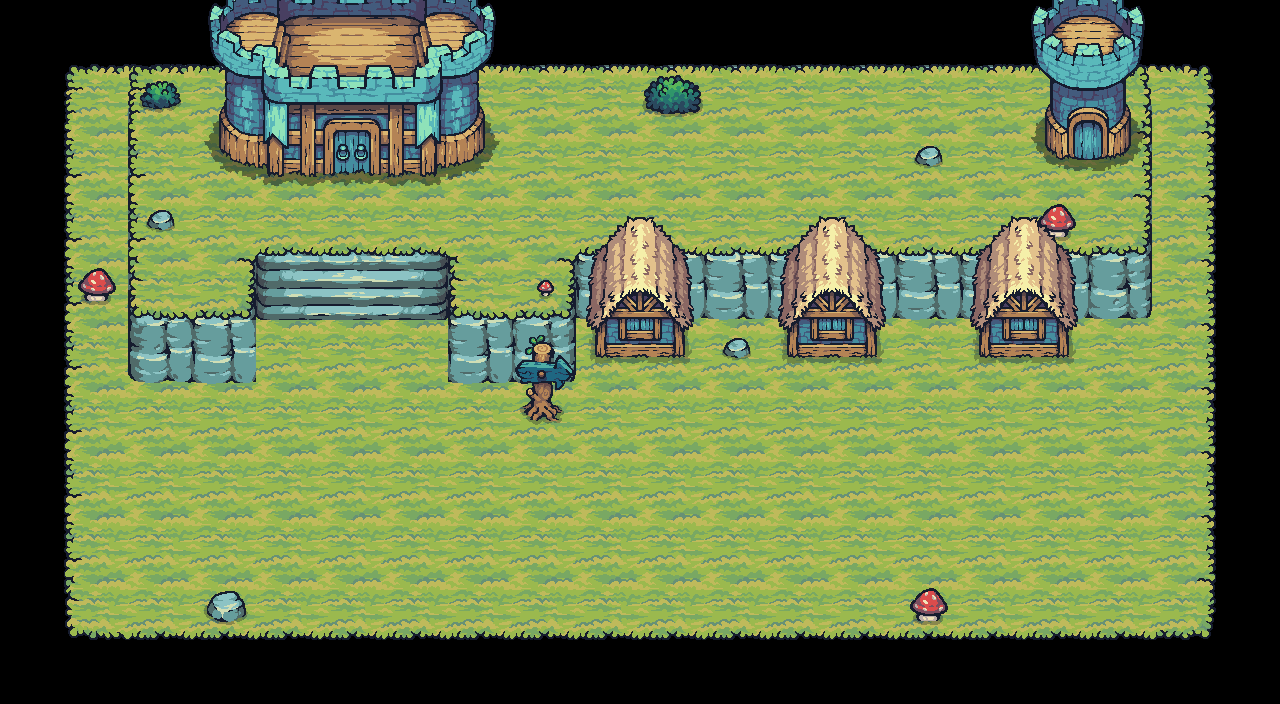

This game map was drawn from its Tiled (.tmx) file and the tilesets committed beside it. A one-line description and the trimmed map source follow:
An orthogonal 20x11 tile map with 64x64 px tiles, 4 tile layers (Flat, Elevation, Flat2, Deco), 6 tilesets and 3 objects.

<map version="1.10" tiledversion="1.10.2" orientation="orthogonal" renderorder="right-up" width="20" height="11" tilewidth="64" tileheight="64" infinite="0" nextlayerid="8" nextobjectid="8">
 <editorsettings>
  <export target="World0.json" format="json" />
 </editorsettings>
 <tileset firstgid="1" name="Flat" tilewidth="64" tileheight="64" tilecount="40" columns="10">
  <image source="assets/Terrain/Ground/Tilemap_Flat.png" width="640" height="256" />
 </tileset>
 <tileset firstgid="41" name="Elevation" tilewidth="64" tileheight="64" tilecount="32" columns="4">
  <image source="assets/Terrain/Ground/Tilemap_Elevation.png" width="256" height="512" />
 </tileset>
 <tileset firstgid="73" name="Shadows" tilewidth="192" tileheight="192" tilecount="1" columns="1">
  <image source="assets/Terrain/Ground/Shadows.png" width="192" height="192" />
 </tileset>
 <tileset firstgid="74" name="Deco" tilewidth="192" tileheight="192" tilecount="18" columns="0">
  <grid orientation="orthogonal" width="1" height="1" />
  <tile id="0">
   <image width="64" height="64" source="assets/Deco/01.png" />
   <objectgroup draworder="index" id="2">
    <object id="2" x="25.6642" y="24.4088" width="16.1796" height="16.7375">
     <ellipse />
    </object>
   </objectgroup>
  </tile>
  <tile id="1">
   <image width="64" height="64" source="assets/Deco/02.png" />
  </tile>
  <tile id="2">
   <image width="64" height="64" source="assets/Deco/03.png" />
   <objectgroup draworder="index" id="4">
    <object id="4" x="14.9243" y="12.6926" width="36.5435" height="37.7988">
     <ellipse />
    </object>
   </objectgroup>
  </tile>
  <tile id="3">
   <image width="64" height="64" source="assets/Deco/04.png" />
  </tile>
  <tile id="4">
   <image width="64" height="64" source="assets/Deco/05.png" />
   <objectgroup draworder="index" id="2">
    <object id="1" x="20.5034" y="18.4112" width="25.6642" height="19.3876">
     <ellipse />
    </object>
   </objectgroup>
  </tile>
  <tile id="5">
   <image width="64" height="64" source="assets/Deco/06.png" />
  </tile>
  <tile id="6">
   <image width="64" height="64" source="assets/Deco/07.png" />
  </tile>
  <tile id="7">
   <image width="64" height="64" source="assets/Deco/08.png" />
  </tile>
  <tile id="8">
   <image width="64" height="64" source="assets/Deco/09.png" />
  </tile>
  <tile id="9">
   <image width="64" height="64" source="assets/Deco/10.png" />
  </tile>
  <tile id="10">
   <image width="64" height="64" source="assets/Deco/11.png" />
  </tile>
  <tile id="11">
   <image width="64" height="64" source="assets/Deco/12.png" />
  </tile>
  <tile id="12">
   <image width="64" height="64" source="assets/Deco/13.png" />
  </tile>
  <tile id="13">
   <image width="64" height="64" source="assets/Deco/14.png" />
  </tile>
  <tile id="14">
   <image width="64" height="64" source="assets/Deco/15.png" />
  </tile>
  <tile id="15">
   <image width="64" height="128" source="assets/Deco/16.png" />
  </tile>
  <tile id="16">
   <image width="64" height="128" source="assets/Deco/17.png" />
  </tile>
  <tile id="17">
   <image width="192" height="192" source="assets/Deco/18.png" />
  </tile>
 </tileset>
 <tileset firstgid="92" name="Knight_Buildings" tilewidth="320" tileheight="256" tilecount="18" columns="0">
  <grid orientation="orthogonal" width="1" height="1" />
  <tile id="0">
   <image width="128" height="256" source="assets/Factions/Knights/Buildings/Tower/Tower_Blue.png" />
  </tile>
  <tile id="1">
   <image width="128" height="256" source="assets/Factions/Knights/Buildings/Tower/Tower_Construction.png" />
  </tile>
  <tile id="2">
   <image width="128" height="256" source="assets/Factions/Knights/Buildings/Tower/Tower_Destroyed.png" />
  </tile>
  <tile id="3">
   <image width="128" height="256" source="assets/Factions/Knights/Buildings/Tower/Tower_Purple.png" />
  </tile>
  <tile id="4">
   <image width="128" height="256" source="assets/Factions/Knights/Buildings/Tower/Tower_Red.png" />
  </tile>
  <tile id="5">
   <image width="128" height="256" source="assets/Factions/Knights/Buildings/Tower/Tower_Yellow.png" />
  </tile>
  <tile id="6">
   <image width="320" height="256" source="assets/Factions/Knights/Buildings/Castle/Castle_Blue.png" />
  </tile>
  <tile id="7">
   <image width="320" height="256" source="assets/Factions/Knights/Buildings/Castle/Castle_Construction.png" />
  </tile>
  <tile id="8">
   <image width="320" height="256" source="assets/Factions/Knights/Buildings/Castle/Castle_Destroyed.png" />
  </tile>
  <tile id="9">
   <image width="320" height="256" source="assets/Factions/Knights/Buildings/Castle/Castle_Purple.png" />
  </tile>
  <tile id="10">
   <image width="320" height="256" source="assets/Factions/Knights/Buildings/Castle/Castle_Red.png" />
  </tile>
  <tile id="11">
   <image width="320" height="256" source="assets/Factions/Knights/Buildings/Castle/Castle_Yellow.png" />
  </tile>
  <tile id="12">
   <image width="128" height="192" source="assets/Factions/Knights/Buildings/House/House_Blue.png" />
  </tile>
  <tile id="13">
   <image width="128" height="192" source="assets/Factions/Knights/Buildings/House/House_Construction.png" />
  </tile>
  <tile id="14">
   <image width="128" height="192" source="assets/Factions/Knights/Buildings/House/House_Destroyed.png" />
  </tile>
  <tile id="15">
   <image width="128" height="192" source="assets/Factions/Knights/Buildings/House/House_Purple.png" />
  </tile>
  <tile id="16">
   <image width="128" height="192" source="assets/Factions/Knights/Buildings/House/House_Red.png" />
  </tile>
  <tile id="17">
   <image width="128" height="192" source="assets/Factions/Knights/Buildings/House/House_Yellow.png" />
  </tile>
 </tileset>
 <tileset firstgid="110" name="Resources" tilewidth="1" tileheight="1" tilecount="0" columns="0" />
 <layer id="2" name="Flat" width="20" height="11" locked="1">
  <data>[220 cells, 162 non-empty, 9 distinct tile ids]</data>
 </layer>
 <layer id="3" name="Elevation" width="20" height="11" locked="1">
  <data>[220 cells, 71 non-empty, 16 distinct tile ids]</data>
 </layer>
 <layer id="4" name="Flat2" width="20" height="11" locked="1">
  <data>[220 cells, 52 non-empty, 9 distinct tile ids]</data>
 </layer>
 <layer id="5" name="Deco" width="20" height="11">
  <data>[220 cells, 16 non-empty, 10 distinct tile ids]</data>
 </layer>
</map>
